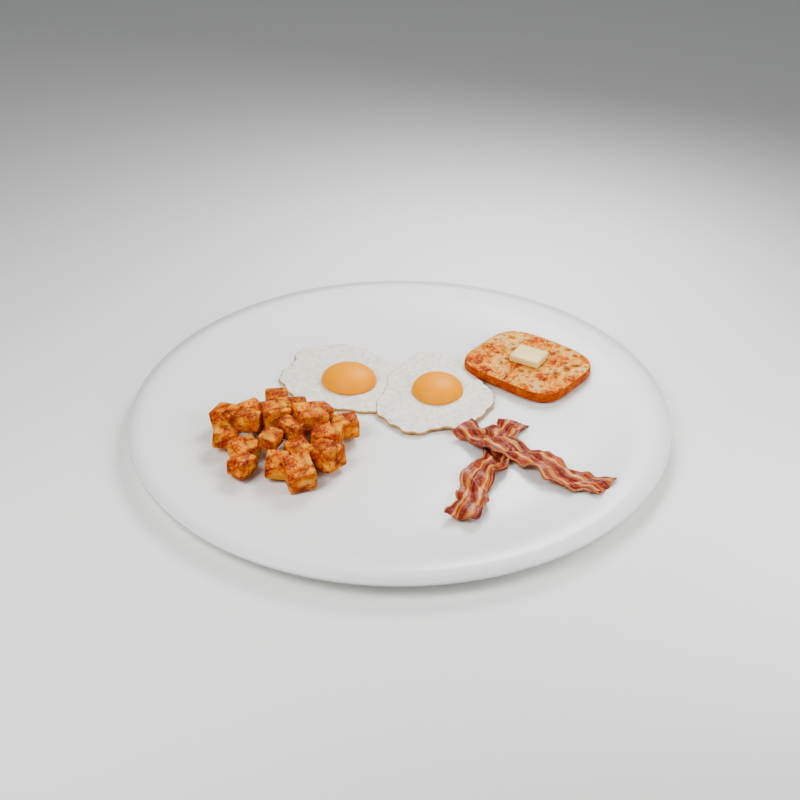
#> input picture artifacts/menu-review/all-day-breakfast-default.png, 800 x 800 px; its folder holds 4 pictures in this run
$ python review_sheet.py
#> lines starting #> are read from the running program, lines starting #| are printed output that depends on the picture
"""Arrange actual-model review renders, without changing their pixels or food."""
import argparse
from pathlib import Path
from PIL import Image, ImageDraw, ImageFont

root = Path(__file__).resolve().parents[2]
parser = argparse.ArgumentParser()
parser.add_argument('--variant', default='default')
args = parser.parse_args()
files = sorted((root / 'artifacts/menu-review').glob(f'*-{args.variant}.png'))
cols, tile, label, margin = 4, 360, 50, 18
rows = (len(files) + cols - 1) // cols
sheet = Image.new('RGB', (cols * (tile + margin) + margin, rows * (tile + label + margin) + margin), '#f6f4f0')
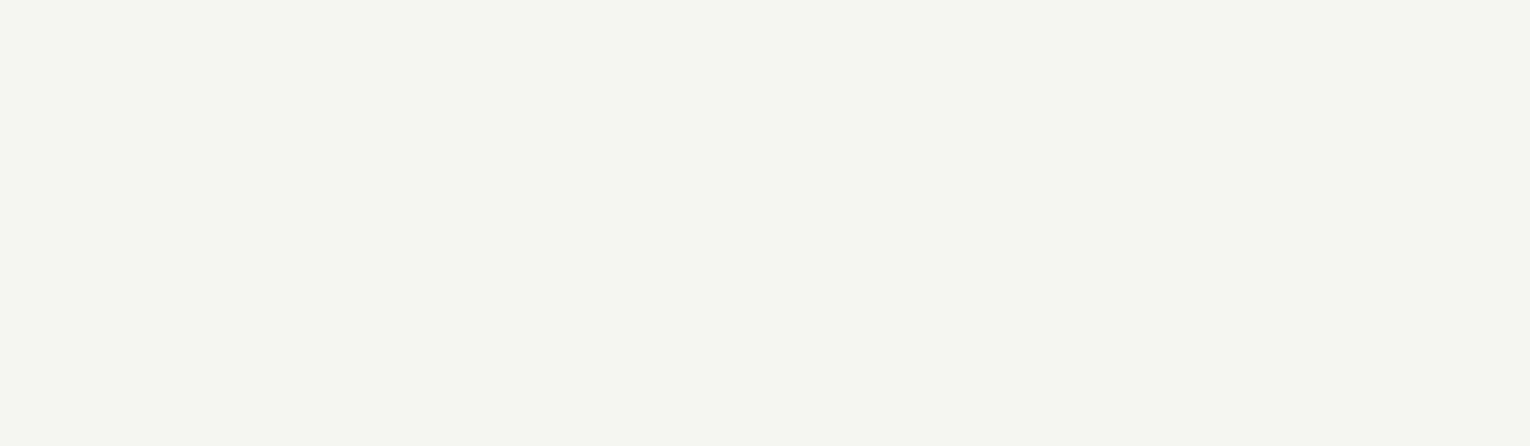
#> sheet: PIL image 1530x446 RGB; mean R, G, B 246, 244, 240
draw = ImageDraw.Draw(sheet)
try:
    font = ImageFont.truetype('/System/Library/Fonts/Supplemental/Arial.ttf', 19)
except OSError:
    font = ImageFont.load_default()
for index, path in enumerate(files):
    x = margin + index % cols * (tile + margin)
    y = margin + index // cols * (tile + label + margin)
    image = Image.open(path).convert('RGB')
    image.thumbnail((tile, tile))
#> image: PIL image 360x360 RGB
    sheet.paste(image, (x + (tile - image.width) // 2, y + (tile - image.height) // 2))
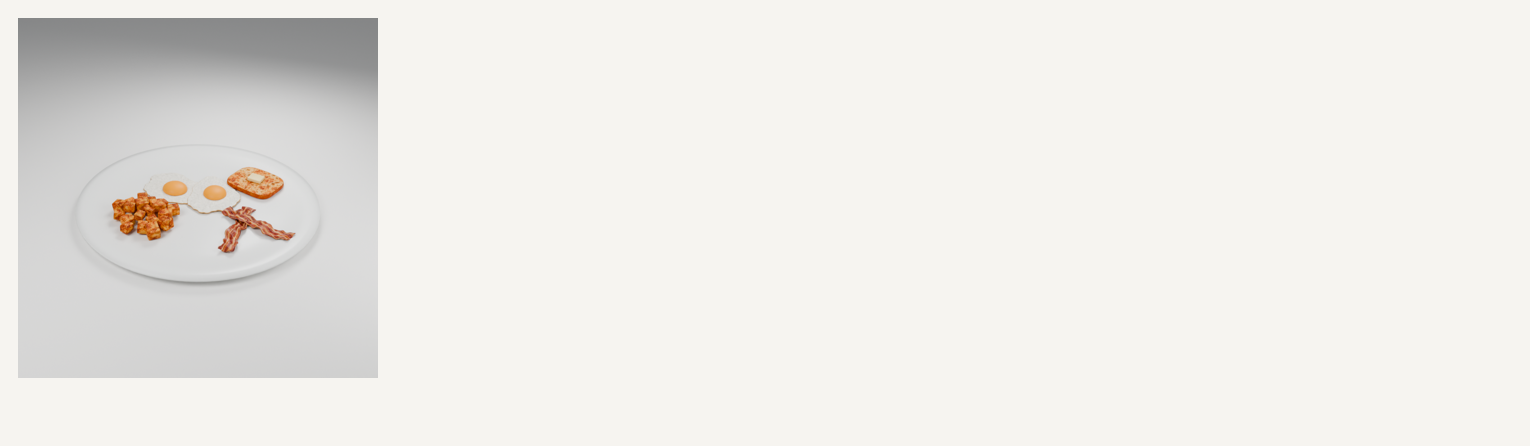
#> sheet: PIL image 1530x446 RGB; mean R, G, B 237, 234.8, 231.1
    title = path.stem.removesuffix('-' + args.variant).replace('-', ' ').title()
    draw.text((x + tile / 2, y + tile + 15), title, fill='#242424', font=font, anchor='mt')
out = root / 'artifacts/menu-review' / f'{args.variant}-contact-sheet.jpg'
sheet.save(out, quality=91)
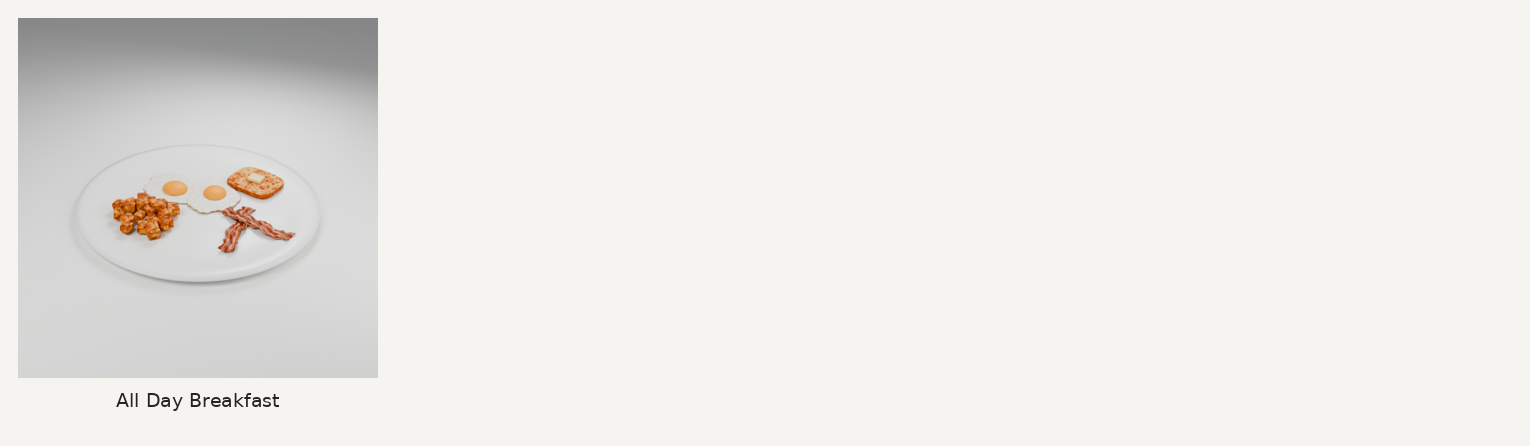
#> saved as default-contact-sheet.jpg: PIL image 1530x446 RGB; mean R, G, B 236.8, 234.6, 230.9
print(out)

$ run again, on artifacts/menu-review/apple-pie-default.png
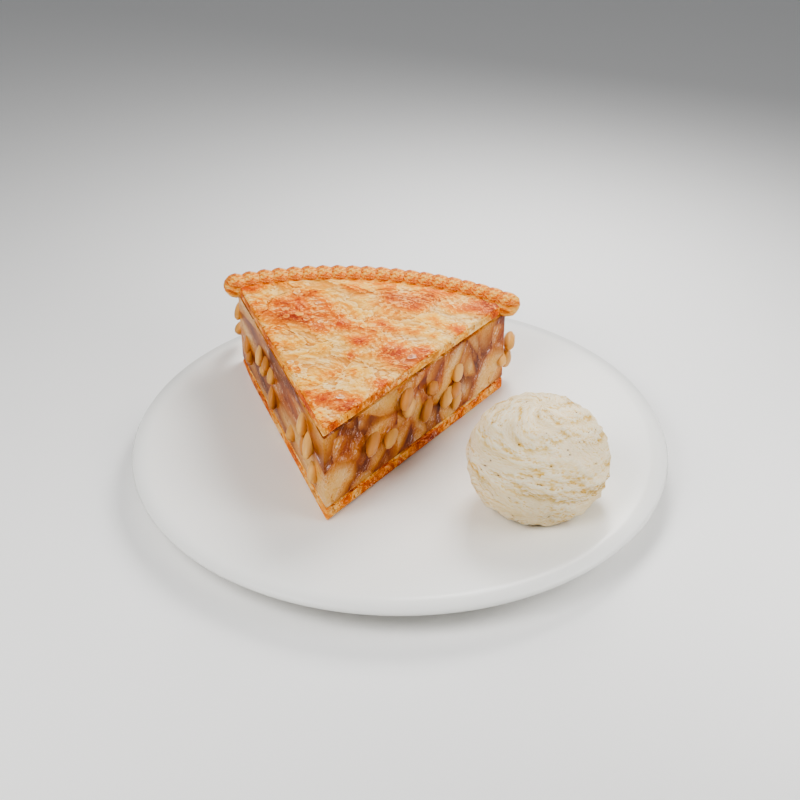
#> input picture artifacts/menu-review/apple-pie-default.png, 800 x 800 px
#> `sheet.paste(image, (x + (tile - image.width) // 2, y + (tile - image.h..`:
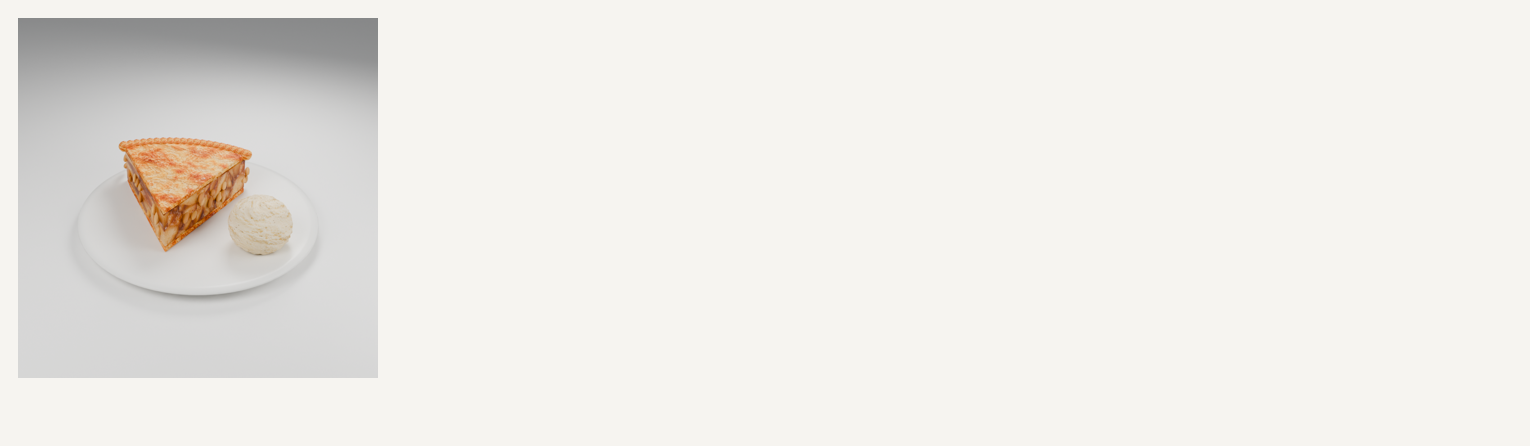
#> sheet: PIL image 1530x446 RGB; mean R, G, B 237.2, 234.6, 230.5
